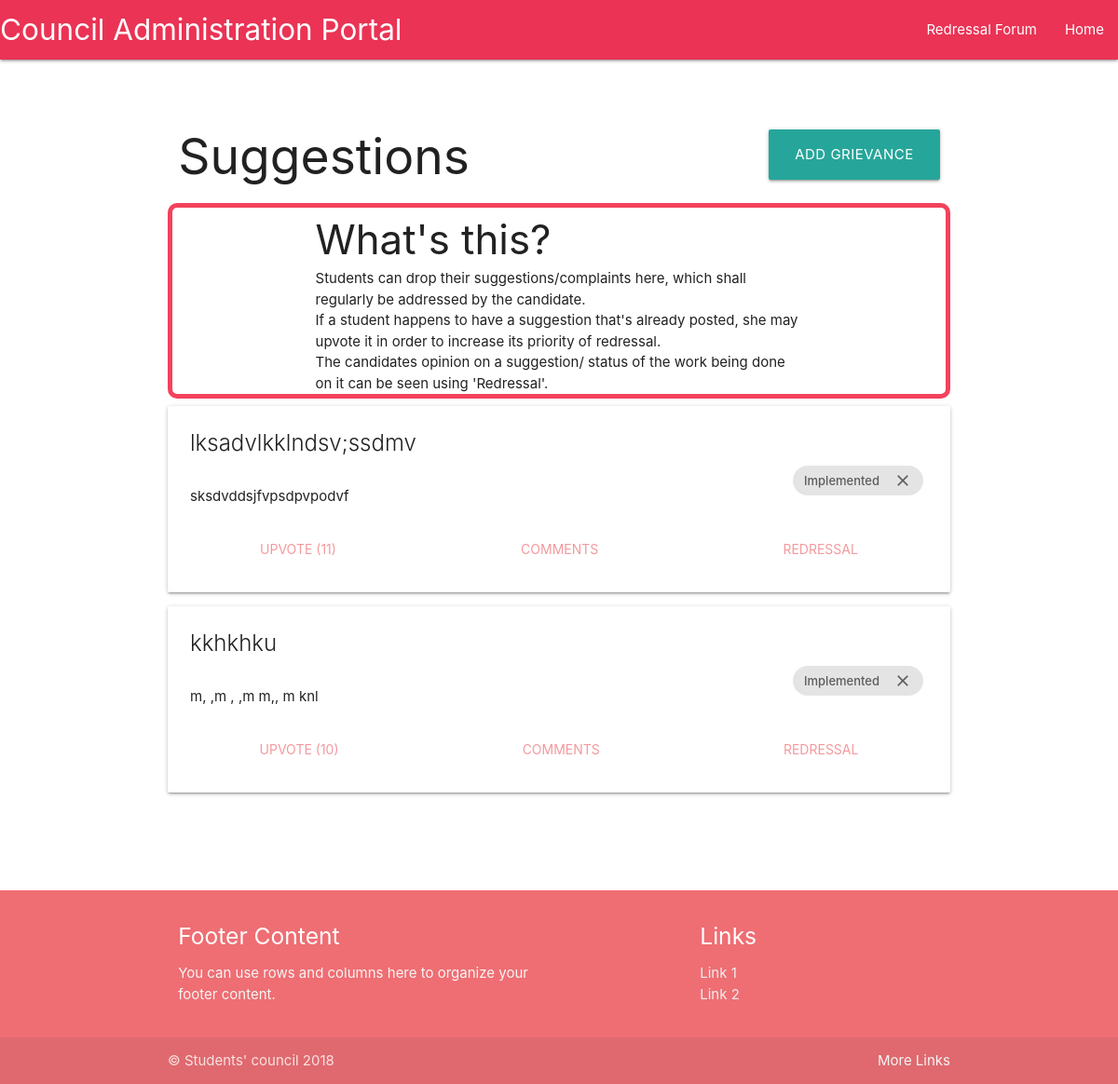
Page /grievance/posts/ (signed in) on the earlier database version.
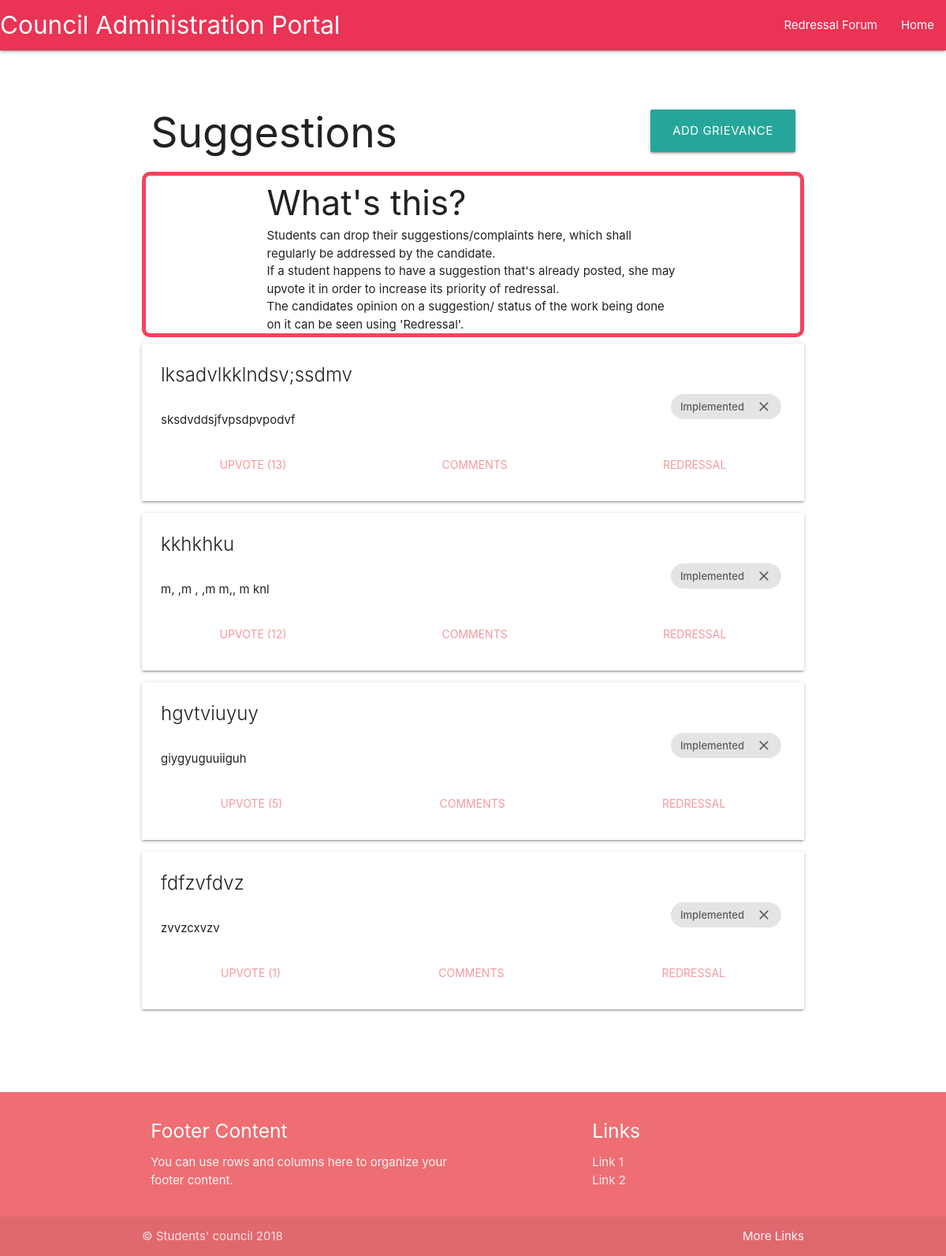
Same page on the later database version.
### grievance/models.py (models this page shows, shortened)
class Post(models.Model):
    author = models.ForeignKey(User, on_delete = models.CASCADE)
    title = models.CharField(max_length = 200)
    text = models.TextField()
    upvote = models.IntegerField(default=0)
    implemented = models.BooleanField(default=False)
    created_date = models.DateTimeField(default = timezone.now)
    published_date = models.DateTimeField( blank=True, null = True)

### grievance/views.py (the view)
class PostListView(LoginRequiredMixin,ListView):
    model = Post
    context_object_name = 'posts'
    template_name = 'grievance/complaints/posts.html'
    def get_queryset(self):
        return Post.objects.all().order_by('-upvote')
    def get_context_data(self, **kwargs):
        context = super(PostListView, self).get_context_data(**kwargs)
        context['user'] = User.objects.filter(email=self.request.user.email)
        return context

### grievance/templates/grievance/complaints/posts.html
{% extends "base.html" %}
{% block content %}
<div class="container">
  <div class = "row" style="margin-top:5em;">
    <div class="col s6">
      <h2 style="margin:0px; float:left;">Suggestions</h2>
    </div>
    <div class="col s6">
      <a class="waves-effect waves-light btn-large" style="float:right;" href="{% url 'grievance:add_post' %}">Add Grievance</a>
    </div>
  </div>
  <div class="container suggestions-text">
  <div class="container">
    <h3 style="margin:2% 0 1% 5%;">What's this?</h3>
    <p class="text-usage">Students can drop their suggestions/complaints here, which shall regularly be addressed by the candidate.</p>
    <p class="text-usage">If a student happens to have a suggestion that's already posted, she may upvote it in order to increase its priority of redressal.</p>
    <p class="text-usage">The candidates opinion on a suggestion/ status of the work being done on it can be seen using 'Redressal'.</p>
  </div>
  </div>
   {% for post in posts %}
       {% include "grievance/complaints/post_detail.html" with post=post %}
   {% endfor %}
</div>
{% endblock %}

### grievance/templates/grievance/complaints/post_detail.html (shortened to what this page needs)
<div class="card post-detail">
  <div class="card-content post-detail-content">
    <div>
      <span class="card-title">{{post.title}}</span>
      <div class="chip float right">
        Implemented
        {% if post.implemented %}
        <i class="material-icons right" style="font-size:20px; margin-top:5%;">check</i>
        {% else %}
        <i class="material-icons right" style="font-size:20px; margin-top:5%;">clear</i>
        {% endif %}
      </div>
    </div>
    <br>
    <p>{{post.text}}</p>
  </div>
  <div class="card-tabs">
    <ul class="tabs tabs-fixed-width">
      <li class="tab"><a class="upvote com" href="{% url 'grievance:add_upvotes' post.pk %}">Upvote ({{post.upvote}})</a></li>
      <li class="tab"><a  class="comments activator com">Comments</a></li>
      <li class="tab"><a class="secretary modal-trigger com" href="#{{post.pk}}">Redressal</a></li>
    </ul>
  </div>
</div>

Differences in the rows shown:
changed Post "lksadvlkklndsv;ssdmv": upvote "11" → "13"
changed Post "kkhkhku": upvote "10" → "12"
added Post: title "hgvtviuyuy", implemented False (drawn), text "giygyuguuiiguh", upvote "5"
added Post: title "fdfzvfdvz", implemented False (drawn), text "zvvzcxvzv", upvote "1"
